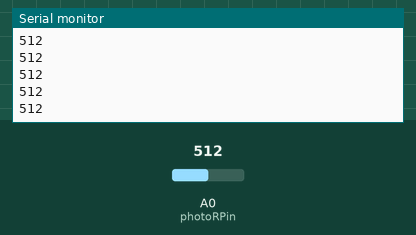
The sketch below on a simulated Arduino Uno, built with avr-gcc and run on an emulated ATmega328P. Parts: the last lines printed to the serial monitor. The test bench sets the inputs (shaded band); at power-on: A0 (photoRPin) = 512.

Above: at 1.2 s.
1.3 s: A0 (photoRPin) set to 490
At 1.32 s:
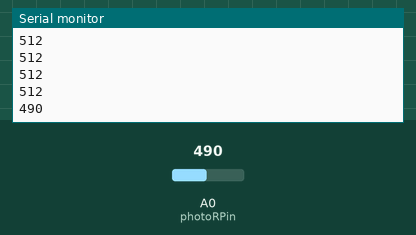
2.8 s: A0 (photoRPin) set to 510
At 2.83 s:
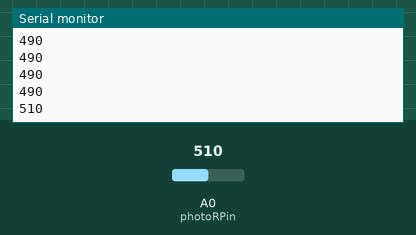
Timing chart, 0 to 5.8 s (numbered marks = the images above; inputs shaded):
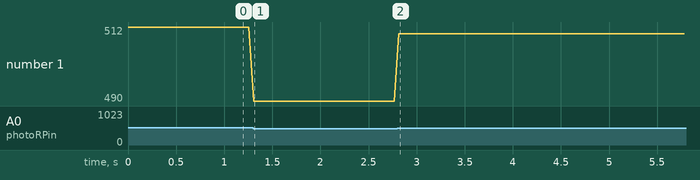

Measured:
- after the input at 1.3 s, the serial monitor: prints a new line at once (image 1)
- after the input at 2.8 s, the serial monitor: prints a new line at once (image 2)
- plotted number 1: 512 → 490 after the input at 1.3 s, 490 → 510 after the input at 2.8 s

The sketch:

christmas_star.ino
```cpp
int nightTimeThreshold = 500;
int photoRPin = 0;

void setup() {
  Serial.begin(9600);
}

void loop() {
  int lightLevel = analogRead(photoRPin);


  Serial.println(lightLevel);

  delay(50);
}
```
